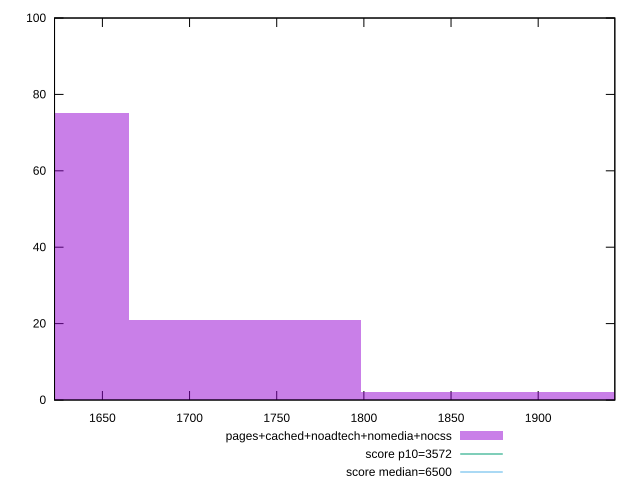

Recreate this plot in gnuplot.
reset

$pagesCachedNoadtechNomediaNocss <<EOF
1998.3678660509618 2
1598.6942928407693 75
1731.9188172441668 21
1865.1433416475643 2
EOF

set key outside below
set boxwidth 133.22452440339745
set xrange [1622.5395000000003:1943.964]
set yrange [0:100]
set trange [0:100]
set style fill transparent solid 0.5 noborder

set parametric
set terminal svg size 640, 490 enhanced background rgb 'white'
set output "report_00020_2021-02-19T21:17:38.612Z2/first-cpu-idle/comparison/histogram/4_vs_5.svg"

plot $pagesCachedNoadtechNomediaNocss title "pages+cached+noadtech+nomedia+nocss" with boxes, \
     3572,t title "score p10=3572", \
     6500,t title "score median=6500"

reset
